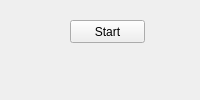
<?xml version="1.0" encoding="UTF-8"?>
<ui version="4.0">
 <class>MainWindow</class>
 <widget class="QMainWindow" name="MainWindow">
  <property name="enabled">
   <bool>true</bool>
  </property>
  <property name="geometry">
   <rect>
    <x>0</x>
    <y>0</y>
    <width>200</width>
    <height>100</height>
   </rect>
  </property>
  <property name="maximumSize">
   <size>
    <width>308</width>
    <height>16777215</height>
   </size>
  </property>
  <property name="windowTitle">
   <string>MainWindow</string>
  </property>
  <widget class="QWidget" name="centralwidget">
   <widget class="QPushButton" name="pushButton">
    <property name="geometry">
     <rect>
      <x>70</x>
      <y>20</y>
      <width>75</width>
      <height>23</height>
     </rect>
    </property>
    <property name="text">
     <string>Start</string>
    </property>
   </widget>
  </widget>
  <widget class="QMenuBar" name="menuBar">
   <property name="geometry">
    <rect>
     <x>0</x>
     <y>0</y>
     <width>200</width>
     <height>21</height>
    </rect>
   </property>
  </widget>
 </widget>
 <resources/>
 <connections/>
</ui>
